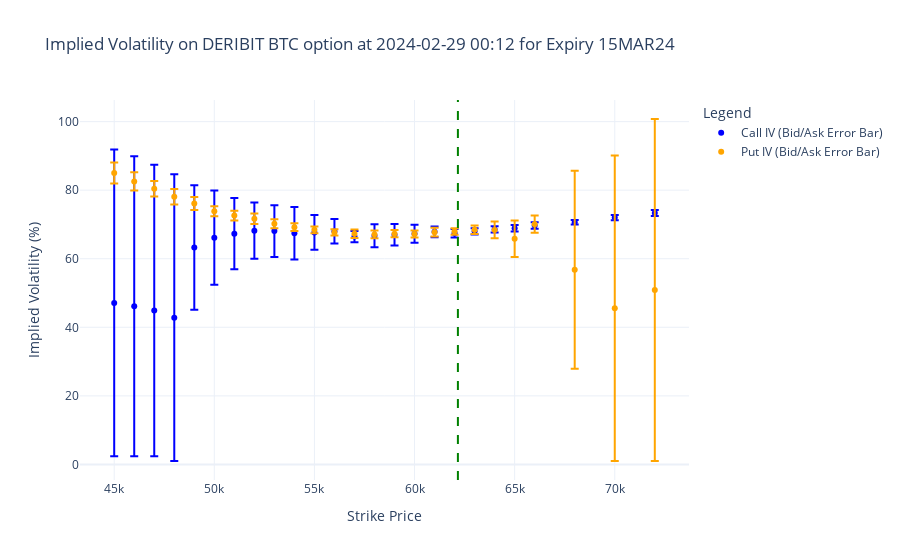

This figure's notebook cell:
### Code cell
import plotly.graph_objects as go

fig = go.Figure()
# Plot with error bars for bid/ask implied volatility
fig.add_trace(go.Scatter(
    x=df_option_with_vola['strike'],
    y=(df_option_with_vola['bidVola_C']+df_option_with_vola['askVola_C'])/2,
    error_y=dict(
        type='data',
        array=(df_option_with_vola['askVola_C'] - df_option_with_vola['bidVola_C']).abs()/2,
        visible=True,
        color='blue'
    ),
    mode='markers',
    name='Call IV (Bid/Ask Error Bar)',
    marker=dict(color='blue', symbol='circle')
))
fig.add_trace(go.Scatter(
    x=df_option_with_vola['strike'],
    y=(df_option_with_vola['bidVola_P']+df_option_with_vola['askVola_P'])/2,
    error_y=dict(
        type='data',
        array=(df_option_with_vola['askVola_P'] - df_option_with_vola['bidVola_P']).abs()/2,
        visible=True,
        color='orange'
    ),
    mode='markers',
    name='Put IV (Bid/Ask Error Bar)',
    marker=dict(color='orange', symbol='circle')
))

# fig.add_trace(go.Scatter(x=df_option_with_vola['strike'], y=df_option_with_vola['bidVola_P'], mode='markers', name='Put Bid Vola', marker=dict(color='orange', symbol='triangle-up'))) 
# fig.add_trace(go.Scatter(x=df_option_with_vola['strike'], y=df_option_with_vola['askVola_P'], mode='markers', name='Put Ask Vola', marker=dict(color='orange', symbol='triangle-down')))

fig.add_vline(x=df_option_with_vola['S'][0], line=dict(color='green', dash='dash'), name='Spot Price (S)')

fig.update_layout(
    title=f"Implied Volatility on DERIBIT BTC option at {snapshot_time.strftime('%Y-%m-%d %H:%M')} for Expiry {my_expiry}",
    xaxis_title="Strike Price",
    yaxis_title="Implied Volatility (%)",
    legend_title="Legend",
    template="plotly_white"
)
fig.show()

### Figure 1 — Plotly figure (JSON) as saved in the notebook; plotly's stock layout.template omitted (floating-point values rounded to 4 significant figures)
{"data": [{"error_y": {"array": [44.76, 43.77, 42.54, 41.8, 18.16, 13.73, 10.4, 8.22, 7.545, 7.675, 5.08, 3.58, 1.63, 3.355, 3.12, 2.62, 1.58, 1.235, 0.915, 0.92, 0.935, 0.955, 0.69, 0.765, 0.875], "color": "blue", "type": "data", "visible": true}, "marker": {"color": "blue", "symbol": "circle"}, "mode": "markers", "name": "Call IV (Bid/Ask Error Bar)", "type": "scatter", "x": [45000, 46000, 47000, 48000, 49000, 50000, 51000, 52000, 53000, 54000, 55000, 56000, 57000, 58000, 59000, 60000, 61000, 62000, 63000, 64000, 65000, 66000, 68000, 70000, 72000], "y": [47.12, 46.13, 44.9, 42.8, 63.31, 66.14, 67.3, 68.19, 68.08, 67.42, 67.68, 68.04, 66.47, 66.72, 67.01, 67.28, 67.84, 67.44, 67.98, 68.55, 68.88, 69.66, 70.64, 72.02, 73.31]}, {"error_y": {"array": [3.08, 2.655, 2.265, 2.24, 1.92, 1.46, 1.415, 1.505, 1.31, 1.14, 1.005, 0.895, 1.215, 1.115, 1.04, 0.985, 1.26, 0.92, 1.22, 2.445, 5.34, 2.54, 28.89, 44.56, 49.88], "color": "orange", "type": "data", "visible": true}, "marker": {"color": "orange", "symbol": "circle"}, "mode": "markers", "name": "Put IV (Bid/Ask Error Bar)", "type": "scatter", "x": [45000, 46000, 47000, 48000, 49000, 50000, 51000, 52000, 53000, 54000, 55000, 56000, 57000, 58000, 59000, 60000, 61000, 62000, 63000, 64000, 65000, 66000, 68000, 70000, 72000], "y": [85.0, 82.56, 80.42, 78.09, 76.12, 73.86, 72.57, 71.66, 70.2, 69.21, 68.43, 67.69, 67.3, 67.09, 67.32, 67.22, 67.75, 67.95, 68.46, 68.4, 65.84, 70.09, 56.77, 45.56, 50.88]}], "layout": {"legend": {"title": {"text": "Legend"}}, "shapes": [{"line": {"color": "green", "dash": "dash"}, "name": "Spot Price (S)", "type": "line", "x0": 62170.0, "x1": 62170.0, "xref": "x", "y0": 0, "y1": 1, "yref": "y domain"}], "title": {"text": "Implied Volatility on DERIBIT BTC option at 2024-02-29 00:12 for Expiry 15MAR24"}, "xaxis": {"title": {"text": "Strike Price"}}, "yaxis": {"title": {"text": "Implied Volatility (%)"}}}}
